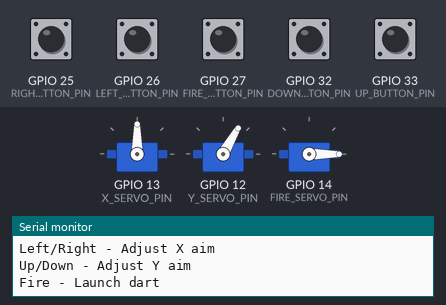
Simulated run of this sketch. Board: ESP32. Shown: 3 × servo, the last lines printed to the serial monitor. Inputs (shaded band) come from the test bench; at power-on: GPIO 25 (RIGHT_BUTTON_PIN), GPIO 26 (LEFT_BUTTON_PIN), GPIO 27 (FIRE_BUTTON_PIN), GPIO 32 (DOWN_BUTTON_PIN), GPIO 33 (UP_BUTTON_PIN) HIGH.

Above: at 1.2 s.
1.3 s: GPIO 25 (RIGHT_BUTTON_PIN) pulled LOW for 1 s
At 3.2 s:
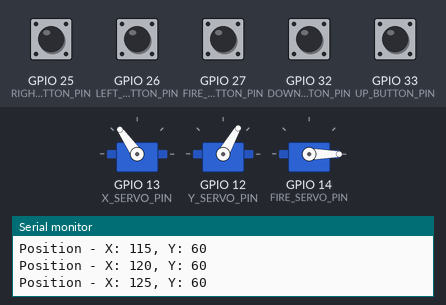
4.3 s: GPIO 27 (FIRE_BUTTON_PIN) pulled LOW for 0.15 s
At 5.1 s:
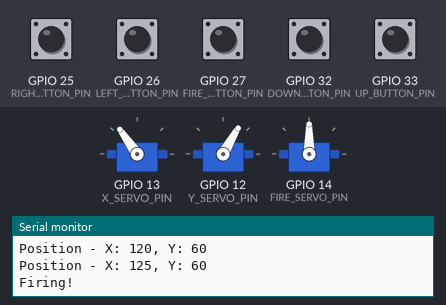
6.8 s: GPIO 32 (DOWN_BUTTON_PIN) pulled LOW for 0.15 s
At 7.8 s:
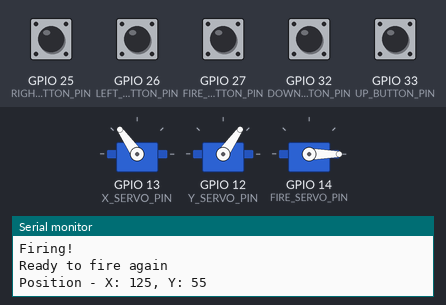
8.4 s: GPIO 26 (LEFT_BUTTON_PIN) pulled LOW for 1 s
At 8.78 s:
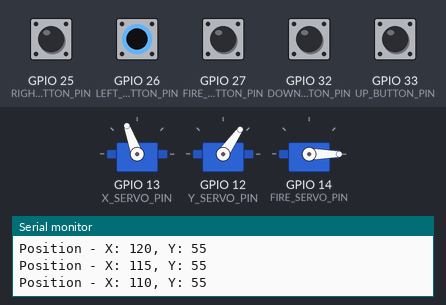
11.4 s: GPIO 33 (UP_BUTTON_PIN) pulled LOW for 1 s
At 13.2 s:
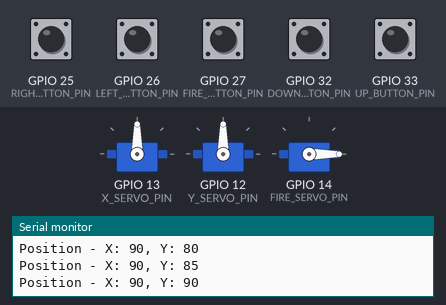
14.4 s: GPIO 27 (FIRE_BUTTON_PIN) pulled LOW for 1 s
At 14.8 s:
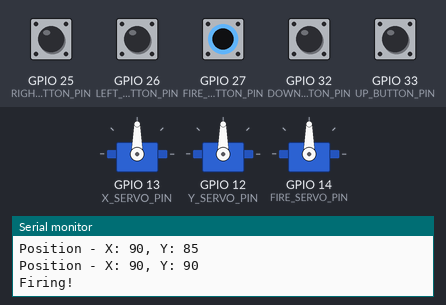
Timing chart, 0 to 17.4 s (numbered marks = the images above; inputs shaded):
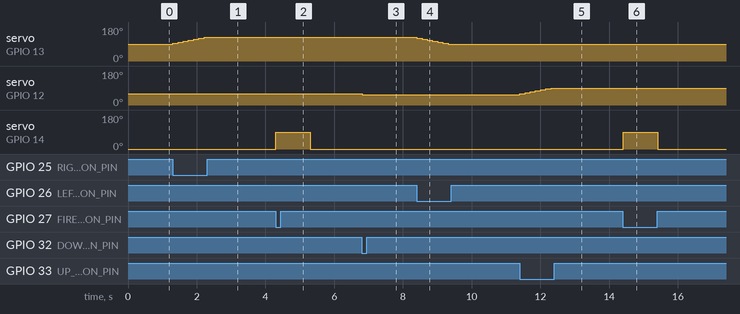

Measured:
- after the input at 1.3 s, servo on GPIO 13 (X_SERVO_PIN): moves from 90° to 125° over 0.91 s, starting at once
- after the input at 4.3 s, servo on GPIO 14 (FIRE_SERVO_PIN): 0° → 90° at once, → 0° 1.0 s later
- after the input at 6.8 s, servo on GPIO 12 (Y_SERVO_PIN): 60° → 55° at once
- after the input at 8.4 s, servo on GPIO 13 (X_SERVO_PIN): moves from 125° to 90° over 0.91 s, starting at once
- after the input at 11.4 s, servo on GPIO 12 (Y_SERVO_PIN): moves from 55° to 90° over 0.91 s, starting at once
- after the input at 14.4 s, servo on GPIO 14 (FIRE_SERVO_PIN): 0° → 90° at once, → 0° 1.0 s later

The sketch:

Servo_axis_control_for_shooting.ino
```cpp
#include <ESP32Servo.h>

// Pin definitions
#define X_SERVO_PIN 13
#define Y_SERVO_PIN 12
#define FIRE_SERVO_PIN 14
#define FIRE_BUTTON_PIN 27
#define LEFT_BUTTON_PIN 26
#define RIGHT_BUTTON_PIN 25
#define UP_BUTTON_PIN 33
#define DOWN_BUTTON_PIN 32

// Servo objects
Servo xServo;  // Horizontal movement (pan)
Servo yServo;  // Vertical movement (tilt)
Servo fireServo; // Firing mechanism

// Servo limits (adjust based on your mechanical setup)
#define X_MIN_ANGLE 0
#define X_MAX_ANGLE 180
#define Y_MIN_ANGLE 0
#define Y_MAX_ANGLE 120
#define FIRE_READY_ANGLE 0    // Position when ready to fire
#define FIRE_RELEASE_ANGLE 90 // Position to release rubber band

// Movement parameters
#define MOVE_INCREMENT 5      // Degrees to move per button press
#define MOVE_DELAY 150        // ms between movements when holding button
#define DEBOUNCE_DELAY 50     // ms for button debouncing

// Current positions
int xPos = 90;  // Start at center position
int yPos = 60;  // Start at mid elevation

// Control variables
bool isFiring = false;
unsigned long fireStartTime = 0;
const unsigned long FIRE_DURATION = 1000; // Time to complete fire sequence

// Button state variables
bool leftPressed = false;
bool rightPressed = false;
bool upPressed = false;
bool downPressed = false;
bool firePressed = false;
unsigned long lastMoveTime = 0;

void setup() {
  Serial.begin(115200);

  // Initialize servos
  xServo.attach(X_SERVO_PIN);
  yServo.attach(Y_SERVO_PIN);
  fireServo.attach(FIRE_SERVO_PIN);

  // Initialize button pins
  pinMode(FIRE_BUTTON_PIN, INPUT_PULLUP);
  pinMode(LEFT_BUTTON_PIN, INPUT_PULLUP);
  pinMode(RIGHT_BUTTON_PIN, INPUT_PULLUP);
  pinMode(UP_BUTTON_PIN, INPUT_PULLUP);
  pinMode(DOWN_BUTTON_PIN, INPUT_PULLUP);

  // Move to initial position
  xServo.write(xPos);
  yServo.write(yPos);
  fireServo.write(FIRE_READY_ANGLE);

  Serial.println("Dart Shooter Initialized");
  Serial.println("Controls:");
  Serial.println("Left/Right - Adjust X aim");
  Serial.println("Up/Down - Adjust Y aim");
  Serial.println("Fire - Launch dart");
}

void loop() {
  // Read all buttons
  readButtons();

  // Handle aiming movements
  handleAiming();

  // Handle firing
  handleFiring();

  // Handle firing sequence
  if (isFiring) {
    handleFiringSequence();
  }

  // Small delay to prevent overwhelming the system
  delay(10);
}

void readButtons() {
  leftPressed = (digitalRead(LEFT_BUTTON_PIN) == LOW);
  rightPressed = (digitalRead(RIGHT_BUTTON_PIN) == LOW);
  upPressed = (digitalRead(UP_BUTTON_PIN) == LOW);
  downPressed = (digitalRead(DOWN_BUTTON_PIN) == LOW);
  firePressed = (digitalRead(FIRE_BUTTON_PIN) == LOW);
}

void handleAiming() {
  unsigned long currentTime = millis();

  // Check if enough time has passed since last movement
  if (currentTime - lastMoveTime >= MOVE_DELAY) {
    bool moved = false;

    // Handle left/right movement
    if (leftPressed) {
      xPos = max(X_MIN_ANGLE, xPos - MOVE_INCREMENT);
      moved = true;
    } else if (rightPressed) {
      xPos = min(X_MAX_ANGLE, xPos + MOVE_INCREMENT);
      moved = true;
    }

    // Handle up/down movement
    if (upPressed) {
      yPos = min(Y_MAX_ANGLE, yPos + MOVE_INCREMENT);
      moved = true;
    } else if (downPressed) {
      yPos = max(Y_MIN_ANGLE, yPos - MOVE_INCREMENT);
      moved = true;
    }

    // Update servos if movement occurred
    if (moved) {
      xServo.write(xPos);
      yServo.write(yPos);
      lastMoveTime = currentTime;

      // Print position for debugging
      Serial.print("Position - X: ");
      Serial.print(xPos);
      Serial.print(", Y: ");
      Serial.println(yPos);
    }
  }
}

void handleFiring() {
  if (firePressed && !isFiring) {
    triggerFire();
  }
}

void triggerFire() {
  Serial.println("Firing!");
  isFiring = true;
  fireStartTime = millis();
  fireServo.write(FIRE_RELEASE_ANGLE);
}

void handleFiringSequence() {
  unsigned long currentTime = millis();

  if (currentTime - fireStartTime >= FIRE_DURATION) {
    // Return to ready position
    fireServo.write(FIRE_READY_ANGLE);
    isFiring = false;
    Serial.println("Ready to fire again");
  }
}
```
